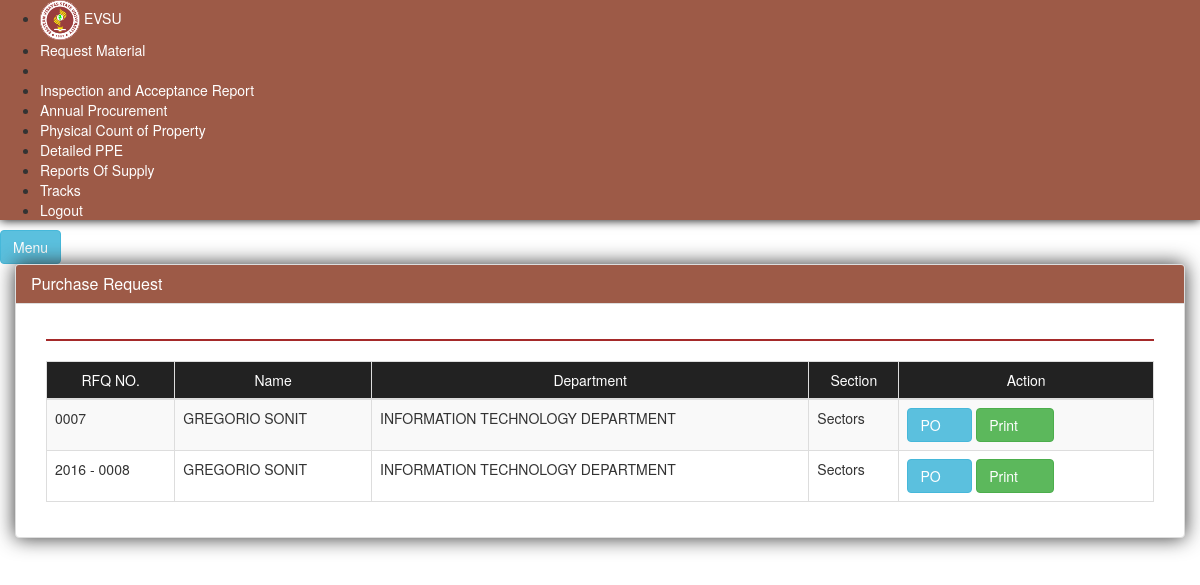
The app's page /index.php/rfq/rfq_list, older data.
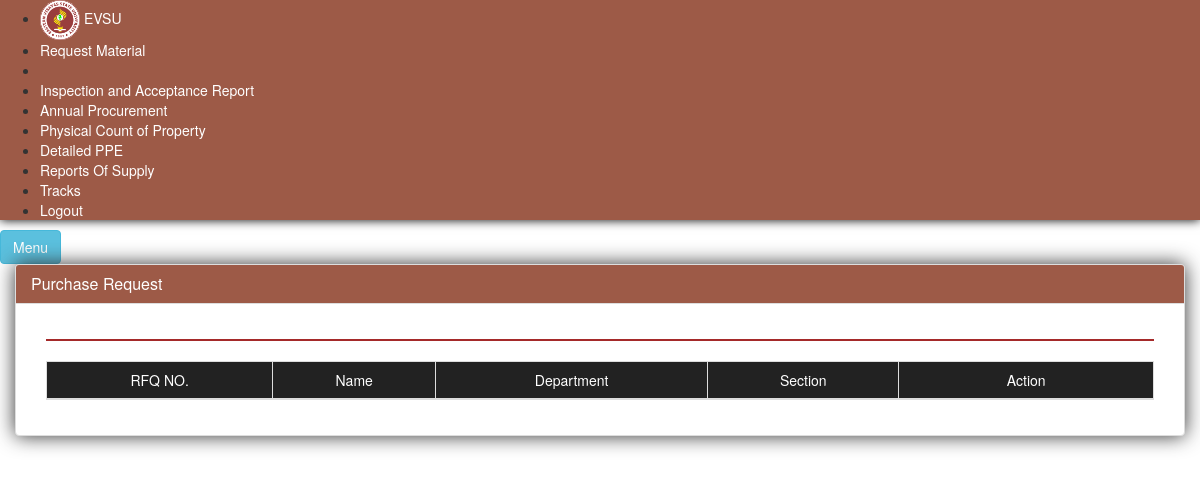
The same page, newer data.
### tables this page shows
CREATE TABLE IF NOT EXISTS `tbl_mat_desc` (
`id` int(11) NOT NULL,
  `description` text NOT NULL,
  `pid` int(11) NOT NULL,
  `status` int(11) NOT NULL,
  `date_request` date NOT NULL,
  `prno` varchar(20) NOT NULL,
  `section` varchar(50) NOT NULL,
  `disapprove` text NOT NULL
);

CREATE TABLE IF NOT EXISTS `tbl_rfq` (
`id` int(11) NOT NULL,
  `mid` int(11) NOT NULL,
  `rfq_no` varchar(30) NOT NULL,
  `delivery` varchar(60) NOT NULL
);

CREATE TABLE IF NOT EXISTS `tbl_party` (
`id` int(11) NOT NULL,
  `firstname` varchar(50) NOT NULL,
  `middlename` varchar(50) NOT NULL,
  `lastname` varchar(50) NOT NULL,
  `address` varchar(50) NOT NULL,
  `contact` varchar(50) NOT NULL,
  `email` varchar(50) NOT NULL,
  `department` int(11) NOT NULL,
  `position` int(11) NOT NULL
);

CREATE TABLE IF NOT EXISTS `tbl_department` (
`id` int(11) NOT NULL,
  `description` varchar(50) NOT NULL,
  `code` varchar(30) NOT NULL
);

### application/controllers/Rfq.php (called while the page is built, shortened)
<?php
	class Rfq extends CI_Controller
	{
		public function rfq_list()
		{
			$this->load->model('rfq_model');
			$this->load->view('req_f_quotation/request_for_quotation');
			$this->load->view('include/footer');
		}
	}
?>

### index.php (called while the page is built, shortened)
<?php
require_once BASEPATH.'core/CodeIgniter.php';

### application/models/Rfq_model.php (called while the page is built, shortened)
<?php
	class Rfq_model extends CI_Model
	{
		public function get_rfq_list()
		{
			$this->db->where('status', 2);
			$this->db->where('a.pid = b.id');
			$this->db->where('b.department = c.id');
			$this->db->where('d.mid = a.id');
			$this->db->select('a.id, a.prno, a.section, a.description, b.firstname, b.lastname, c.description as department, d.rfq_no');
			return $this->db->get('tbl_mat_desc a, tbl_party b, tbl_department c, tbl_rfq d')->result_array();
		}
		public function checking_if_exist($mid)
		{
			$this->db->where('mid', $mid);
			return $this->db->get('tbl_po')->num_rows();
		}
	}
?>

### application/views/req_f_quotation/request_for_quotation.php (the view, shortened to what this page needs)
<div id="page-content-wrapper">
  <a href="#menu-toggle" id="menu-toggle" class="btn btn-info">Menu</a>
    <div class="container-fluid padding_zero">
        <div class="row padding_zero">
            <div class="col-lg-12">
                  <div class="panel panel-default" style="box-shadow: 0px 0px 20px rgb(49, 49, 49)">
                  <div class="panel-heading" style="background: rgb(157, 90, 71)" >
                    <h1 class="panel-title" style="color:white">Purchase Request</h1>
                  </div>
                  <div class="panel-body">
                      <div class="col-md-12">
                        <hr style="border: 1px solid brown;" />
                        <div class="tabe table-responsive">
                          <table class="table table-bordered table-hover table-striped">
                            <thead>
                              <tr class="navbar-inverse">
                                <td style="color:white;text-align:center">RFQ NO.</td>
                                <td style="color:white;text-align:center">Name</td>
                                <td style="color:white;text-align:center">Department</td>
                                <td style="color:white;text-align:center">Section</td>
                                <td style="color:white;text-align:center;width:23%">Action</td>
                              </tr>
                            </thead>
                            <tbody>
                            <?php foreach ($this->rfq_model->get_rfq_list() as $key => $value): ?>
                              <tr>
                                <td><?php echo $value['rfq_no'] ?></td>
                                <td><?php echo strtoupper($value['firstname'] . " " . $value['lastname']) ?></td>
                                <td><?php echo strtoupper($value['department']) ?></td>
                                <td><?php echo $value['section'] ?></td>
                                <td>
                                  <?php $x = $this->rfq_model->checking_if_exist($value['id']);
                                    if ($x > 0) { ?>
                                     <a href="/set_prices/<?= $value['id'] ?>" class="btn btn-primary">Set Price&nbsp;&nbsp;<span class="glyphicon glyphicon-cart"></span></a>
                                   <?php }else{ ?>
                                     <a href="#" class="btn btn-info addpo" data-toggle="modal" data-param="<?php echo $value['id'] ?>">PO&nbsp;&nbsp;<span class="glyphicon glyphicon-ok"></span></a>
                                  <?php } ?>
                                  <a href="/print_rfq/<?php echo $value['id'] ?>" class="btn btn-success addmaterial" target="_blank" data-toggle="modal">Print&nbsp;&nbsp;&nbsp;<span class="glyphicon glyphicon-print"></span></a>
                                </td>
                              </tr>
                            <?php endforeach ?>
                            </tbody>
                         </table>
                        </div>
                      </div>
                  </div>
                </div>
            </div>
        </div>
    </div>
</div>

Row changes from the older to the newer data that the page shows:
no longer on this page (row edited): tbl_mat_desc: tbl_rfq.rfq_no "0007", tbl_party.firstname+lastname "GREGORIO SONIT", tbl_department.description "INFORMATION TECHNOLOGY DEPARTMENT", section "Sectors", tbl_rfq.rfq_no "2016 - 0008"
